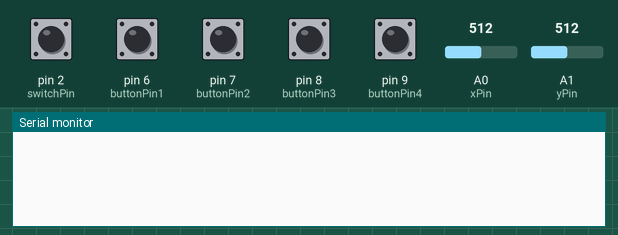
A sketch run on a simulated Arduino Uno, built with avr-gcc and run on an emulated ATmega328P. Shown: the last lines printed to the serial monitor. The inputs (shaded band) are chosen by the test bench; at power-on: pin 2 (switchPin), pin 6 (buttonPin1), pin 7 (buttonPin2), pin 8 (buttonPin3), pin 9 (buttonPin4) LOW, A0 (xPin) = 512, A1 (yPin) = 512.

Above: at 1.2 s.
1.3 s: A0 (xPin) set to 0
At 1.68 s:
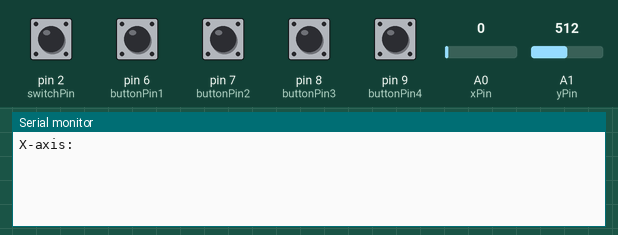
3.5 s: A1 (yPin) set to 0
At 3.69 s:
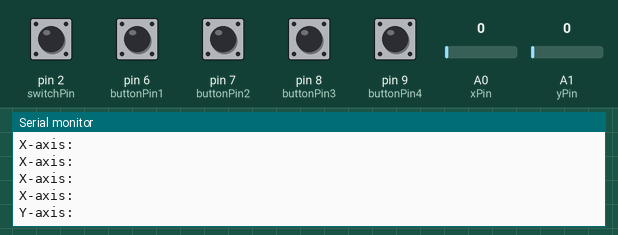

Measured:
- after the input at 1.3 s, the serial monitor: prints a new line after 0.20 s (image 1)
- after the input at 3.5 s, the serial monitor: prints a new line at once (image 2)

The sketch:

sketch_apr24a.ino
```cpp
const int buttonPin1 = 6;         // button pin for left button
const int buttonPin2 = 7;         // button pin for right button
const int buttonPin3 = 8;         // button pin for up button
const int buttonPin4 = 9;         // button pin for down button
const int xPin = A0;              // analog pin for the X axis
const int yPin = A1;              // analog pin for the Y axis
const int switchPin = 2;          // digital pin for the switch (push down on joystick)
int buttonState1 = 0;             // button state for left button
int buttonState2 = 0;             // button state for right button
int buttonState3 = 0;             // button state for up button
int buttonState4 = 0;             // button state for down button
int switchState = 0;              // switch state for joystick
int xState = 0;                   // x-axis state for joystick
int yState = 0;                   // y-axis state for joystick
bool hit = false;                 // makes sure that the buttons only register as 1 hit

/*** Sets up the controller ***/
void setup() {
    Serial.begin(9600);

    pinMode(buttonPin1, INPUT);
    pinMode(buttonPin2, INPUT);
    pinMode(buttonPin3, INPUT);
    pinMode(buttonPin4, INPUT);
    pinMode(switchPin, INPUT);
    pinMode(xPin, INPUT);
    pinMode(yPin, INPUT);

    //digitalWrite(buttonPin1, HIGH);
    //digitalWrite(buttonPin2, HIGH);
}

/*** Tests the controller ***/
void loop() {
    buttonState1 = digitalRead(buttonPin1);
    buttonState2 = digitalRead(buttonPin2);
    buttonState3 = digitalRead(buttonPin3);
    buttonState4 = digitalRead(buttonPin4);

    buttonSwitch();

    switchState = digitalRead(switchPin);
    xState = analogRead(xPin);
    yState = analogRead(yPin);

    joystickSwitch();
    joystickAxis();

    // if there's no delay, the buttons read like 10 outputs per hit
    delay(250);
}

void buttonSwitch() {
    // if left button is hit
    if (buttonState1 == HIGH) {
        /*if (hit) {
            hit = false;
            buttonState1 == HIGH;
        } else {
            hit = true;
            buttonState1 == LOW;
        }*/

        Serial.println("LEFT");

        Serial.write(0);
        Serial.flush();
    }
    // if right button is hit
    if (buttonState2 == HIGH) {
        /*if (hit) {
            hit = false;
            buttonState2 == HIGH;
        } else {
            hit = true;
            buttonState2 == LOW;
        }*/

        Serial.println("RIGHT");

        Serial.write(1);
        Serial.flush();
    }
    // if right button is hit
    if (buttonState3 == HIGH) {
        Serial.println("UP");

        Serial.write(2);
        Serial.flush();
    }
    // if down button is hit
    if (buttonState4 == HIGH) {
        Serial.println("DOWN");

        Serial.write(3);
        Serial.flush();
    }
}

void joystickSwitch() {
    // if switch on the joystick is hit
    if (switchState == HIGH) {
        if (hit) {
            hit = false;
            switchState == HIGH;
        } else {
            hit = true;
            switchState == LOW;
        }

        Serial.println("SWITCH PRESSED");

        //delay(20);
    }
}

void joystickAxis() {
     // movement in -Y direction
     if (xState >= 0 && yState <= 10){
        //digitalWrite(10, HIGH);
        Serial.println("X-axis:  " + xState);
        Serial.println("Y-axis:  " + yState);
     } /*else {
        digitalWrite(10, LOW);
     }*/
     // movement in -X direction
    if (xState <= 10 && yState >= 500){
        //digitalWrite(11, HIGH);
        Serial.println("X-axis:  " + xState);
        Serial.println("Y-axis:  " + yState);
    } /*else {
        digitalWrite(11, LOW);
    }*/
    // movement in +X direction
    if (xState >= 1020 && yState >= 500){
        //digitalWrite(9, HIGH);
        Serial.println("X-axis:  " + xState);
        Serial.println("Y-axis:  " + yState);
    } /*else {
        digitalWrite(9, LOW);
    }*/
    // movement in the +Y direction
    if (xState >= 500 && yState >= 1020){
        //digitalWrite(8, HIGH);
        Serial.println("X-axis:  " + xState);
        Serial.println("Y-axis:  " + yState);
    } /*else {
        digitalWrite(8, LOW);
    }*/
}
```
